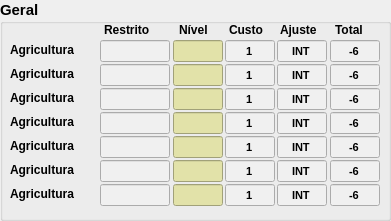
     <widget class="QGroupBox" name="groupBox_4">
      <property name="geometry">
       <rect>
        <x>801</x>
        <y>332</y>
        <width>391</width>
        <height>221</height>
       </rect>
      </property>
      <property name="font">
       <font>
        <pointsize>11</pointsize>
        <weight>75</weight>
        <italic>false</italic>
        <bold>true</bold>
        <underline>false</underline>
       </font>
      </property>
      <property name="title">
       <string>Geral</string>
      </property>
      <widget class="QLineEdit" name="lineEdit_217">
       <property name="enabled">
        <bool>true</bool>
       </property>
       <property name="geometry">
        <rect>
         <x>100</x>
         <y>40</y>
         <width>70</width>
         <height>22</height>
        </rect>
       </property>
       <property name="font">
        <font>
         <pointsize>8</pointsize>
        </font>
       </property>
       <property name="styleSheet">
        <string notr="true">background-color: rgb(240, 240, 240);</string>
       </property>
       <property name="alignment">
        <set>Qt::AlignCenter</set>
       </property>
       <property name="readOnly">
        <bool>true</bool>
       </property>
      </widget>
      <widget class="QLabel" name="label_99">
       <property name="geometry">
        <rect>
         <x>179</x>
         <y>21</y>
         <width>40</width>
         <height>18</height>
        </rect>
       </property>
       <property name="font">
        <font>
         <pointsize>9</pointsize>
         <weight>75</weight>
         <bold>true</bold>
        </font>
       </property>
       <property name="text">
        <string>Nível</string>
       </property>
      </widget>
      <widget class="QLabel" name="label_100">
       <property name="geometry">
        <rect>
         <x>104</x>
         <y>21</y>
         <width>61</width>
         <height>18</height>
        </rect>
       </property>
       <property name="font">
        <font>
         <pointsize>9</pointsize>
         <weight>75</weight>
         <bold>true</bold>
        </font>
       </property>
       <property name="text">
        <string>Restrito</string>
       </property>
      </widget>
      <widget class="QLabel" name="label_101">
       <property name="geometry">
        <rect>
         <x>229</x>
         <y>21</y>
         <width>42</width>
         <height>18</height>
        </rect>
       </property>
       <property name="font">
        <font>
         <pointsize>9</pointsize>
         <weight>75</weight>
         <bold>true</bold>
        </font>
       </property>
       <property name="text">
        <string>Custo</string>
       </property>
      </widget>
      <widget class="QLabel" name="label_102">
       <property name="geometry">
        <rect>
         <x>280</x>
         <y>21</y>
         <width>47</width>
         <height>18</height>
        </rect>
       </property>
       <property name="font">
        <font>
         <pointsize>9</pointsize>
         <weight>75</weight>
         <bold>true</bold>
        </font>
       </property>
       <property name="text">
        <string>Ajuste</string>
       </property>
      </widget>
      <widget class="QLabel" name="label_103">
       <property name="geometry">
        <rect>
         <x>335</x>
         <y>21</y>
         <width>38</width>
         <height>18</height>
        </rect>
       </property>
       <property name="font">
        <font>
         <pointsize>9</pointsize>
         <weight>75</weight>
         <bold>true</bold>
        </font>
       </property>
       <property name="text">
        <string>Total</string>
       </property>
      </widget>
      <widget class="QLabel" name="label_104">
       <property name="geometry">
        <rect>
         <x>10</x>
         <y>39</y>
         <width>91</width>
         <height>21</height>
        </rect>
       </property>
       <property name="font">
        <font>
         <pointsize>9</pointsize>
         <weight>75</weight>
         <bold>true</bold>
        </font>
       </property>
       <property name="text">
        <string>Agricultura</string>
       </property>
      </widget>
      <widget class="QLineEdit" name="lineEdit_218">
       <property name="enabled">
        <bool>true</bool>
       </property>
       <property name="geometry">
        <rect>
         <x>173</x>
         <y>40</y>
         <width>50</width>
         <height>22</height>
        </rect>
       </property>
       <property name="font">
        <font>
         <pointsize>9</pointsize>
        </font>
       </property>
       <property name="autoFillBackground">
        <bool>false</bool>
       </property>
       <property name="styleSheet">
        <string notr="true">background-color: rgb(226, 226, 169);</string>
       </property>
       <property name="alignment">
        <set>Qt::AlignCenter</set>
       </property>
       <property name="readOnly">
        <bool>false</bool>
       </property>
      </widget>
      <widget class="QLineEdit" name="lineEdit_219">
       <property name="enabled">
        <bool>true</bool>
       </property>
       <property name="geometry">
        <rect>
         <x>225</x>
         <y>40</y>
         <width>50</width>
         <height>22</height>
        </rect>
       </property>
       <property name="font">
        <font>
         <pointsize>8</pointsize>
        </font>
       </property>
       <property name="styleSheet">
        <string notr="true">background-color: rgb(240, 240, 240);</string>
       </property>
       <property name="text">
        <string>1</string>
       </property>
       <property name="alignment">
        <set>Qt::AlignCenter</set>
       </property>
       <property name="readOnly">
        <bool>true</bool>
       </property>
      </widget>
      <widget class="QLineEdit" name="lineEdit_220">
       <property name="enabled">
        <bool>true</bool>
       </property>
       <property name="geometry">
        <rect>
         <x>277</x>
         <y>40</y>
         <width>50</width>
         <height>22</height>
        </rect>
       </property>
       <property name="font">
        <font>
         <pointsize>8</pointsize>
        </font>
       </property>
       <property name="styleSheet">
        <string notr="true">background-color: rgb(240, 240, 240);</string>
       </property>
       <property name="text">
        <string>INT</string>
       </property>
       <property name="alignment">
        <set>Qt::AlignCenter</set>
       </property>
       <property name="readOnly">
        <bool>true</bool>
       </property>
      </widget>
      <widget class="QLineEdit" name="lineEdit_221">
       <property name="enabled">
        <bool>true</bool>
       </property>
       <property name="geometry">
        <rect>
         <x>330</x>
         <y>40</y>
         <width>50</width>
         <height>22</height>
        </rect>
       </property>
       <property name="font">
        <font>
         <pointsize>8</pointsize>
        </font>
       </property>
       <property name="styleSheet">
        <string notr="true">background-color: rgb(240, 240, 240);</string>
       </property>
       <property name="text">
        <string>-6</string>
       </property>
       <property name="alignment">
        <set>Qt::AlignCenter</set>
       </property>
       <property name="readOnly">
        <bool>true</bool>
       </property>
      </widget>
      <widget class="QLabel" name="label_105">
       <property name="geometry">
        <rect>
         <x>10</x>
         <y>63</y>
         <width>91</width>
         <height>21</height>
        </rect>
       </property>
       <property name="font">
        <font>
         <pointsize>9</pointsize>
         <weight>75</weight>
         <bold>true</bold>
        </font>
       </property>
       <property name="text">
        <string>Agricultura</string>
       </property>
      </widget>
      <widget class="QLineEdit" name="lineEdit_222">
       <property name="enabled">
        <bool>true</bool>
       </property>
       <property name="geometry">
        <rect>
         <x>277</x>
         <y>64</y>
         <width>50</width>
         <height>22</height>
        </rect>
       </property>
       <property name="font">
        <font>
         <pointsize>8</pointsize>
        </font>
       </property>
       <property name="styleSheet">
        <string notr="true">background-color: rgb(240, 240, 240);</string>
       </property>
       <property name="text">
        <string>INT</string>
       </property>
       <property name="alignment">
        <set>Qt::AlignCenter</set>
       </property>
       <property name="readOnly">
        <bool>true</bool>
       </property>
      </widget>
      <widget class="QLineEdit" name="lineEdit_223">
       <property name="enabled">
        <bool>true</bool>
       </property>
       <property name="geometry">
        <rect>
         <x>100</x>
         <y>64</y>
         <width>70</width>
         <height>22</height>
        </rect>
       </property>
       <property name="font">
        <font>
         <pointsize>8</pointsize>
        </font>
       </property>
       <property name="styleSheet">
        <string notr="true">background-color: rgb(240, 240, 240);</string>
       </property>
       <property name="alignment">
        <set>Qt::AlignCenter</set>
       </property>
       <property name="readOnly">
        <bool>true</bool>
       </property>
      </widget>
      <widget class="QLineEdit" name="lineEdit_224">
       <property name="enabled">
        <bool>true</bool>
       </property>
       <property name="geometry">
        <rect>
         <x>173</x>
         <y>64</y>
         <width>50</width>
         <height>22</height>
        </rect>
       </property>
       <property name="font">
        <font>
         <pointsize>9</pointsize>
        </font>
       </property>
       <property name="autoFillBackground">
        <bool>false</bool>
       </property>
       <property name="styleSheet">
        <string notr="true">background-color: rgb(226, 226, 169);</string>
       </property>
       <property name="alignment">
        <set>Qt::AlignCenter</set>
       </property>
       <property name="readOnly">
        <bool>false</bool>
       </property>
      </widget>
      <widget class="QLineEdit" name="lineEdit_225">
       <property name="enabled">
        <bool>true</bool>
       </property>
       <property name="geometry">
        <rect>
         <x>225</x>
         <y>64</y>
         <width>50</width>
         <height>22</height>
        </rect>
       </property>
       <property name="font">
        <font>
         <pointsize>8</pointsize>
        </font>
       </property>
       <property name="styleSheet">
        <string notr="true">background-color: rgb(240, 240, 240);</string>
       </property>
       <property name="text">
        <string>1</string>
       </property>
       <property name="alignment">
        <set>Qt::AlignCenter</set>
       </property>
       <property name="readOnly">
        <bool>true</bool>
       </property>
      </widget>
      <widget class="QLineEdit" name="lineEdit_226">
       <property name="enabled">
        <bool>true</bool>
       </property>
       <property name="geometry">
        <rect>
         <x>330</x>
         <y>64</y>
         <width>50</width>
         <height>22</height>
        </rect>
       </property>
       <property name="font">
        <font>
         <pointsize>8</pointsize>
        </font>
       </property>
       <property name="styleSheet">
        <string notr="true">background-color: rgb(240, 240, 240);</string>
       </property>
       <property name="text">
        <string>-6</string>
       </property>
       <property name="alignment">
        <set>Qt::AlignCenter</set>
       </property>
       <property name="readOnly">
        <bool>true</bool>
       </property>
      </widget>
      <widget class="QLabel" name="label_106">
       <property name="geometry">
        <rect>
         <x>10</x>
         <y>87</y>
         <width>91</width>
         <height>21</height>
        </rect>
       </property>
       <property name="font">
        <font>
         <pointsize>9</pointsize>
         <weight>75</weight>
         <bold>true</bold>
        </font>
       </property>
       <property name="text">
        <string>Agricultura</string>
       </property>
      </widget>
      <widget class="QLineEdit" name="lineEdit_227">
       <property name="enabled">
        <bool>true</bool>
       </property>
       <property name="geometry">
        <rect>
         <x>277</x>
         <y>88</y>
         <width>50</width>
         <height>22</height>
        </rect>
       </property>
       <property name="font">
        <font>
         <pointsize>8</pointsize>
        </font>
       </property>
       <property name="styleSheet">
        <string notr="true">background-color: rgb(240, 240, 240);</string>
       </property>
       <property name="text">
        <string>INT</string>
       </property>
       <property name="alignment">
        <set>Qt::AlignCenter</set>
       </property>
       <property name="readOnly">
        <bool>true</bool>
       </property>
      </widget>
      <widget class="QLineEdit" name="lineEdit_228">
       <property name="enabled">
        <bool>true</bool>
       </property>
       <property name="geometry">
        <rect>
         <x>100</x>
         <y>88</y>
         <width>70</width>
         <height>22</height>
        </rect>
       </property>
       <property name="font">
        <font>
         <pointsize>8</pointsize>
        </font>
       </property>
       <property name="styleSheet">
        <string notr="true">background-color: rgb(240, 240, 240);</string>
       </property>
       <property name="alignment">
        <set>Qt::AlignCenter</set>
       </property>
       <property name="readOnly">
        <bool>true</bool>
       </property>
      </widget>
      <widget class="QLineEdit" name="lineEdit_229">
       <property name="enabled">
        <bool>true</bool>
       </property>
       <property name="geometry">
        <rect>
         <x>173</x>
         <y>88</y>
         <width>50</width>
         <height>22</height>
        </rect>
       </property>
       <property name="font">
        <font>
         <pointsize>9</pointsize>
        </font>
       </property>
       <property name="autoFillBackground">
        <bool>false</bool>
       </property>
       <property name="styleSheet">
        <string notr="true">background-color: rgb(226, 226, 169);</string>
       </property>
       <property name="alignment">
        <set>Qt::AlignCenter</set>
       </property>
       <property name="readOnly">
        <bool>false</bool>
       </property>
      </widget>
      <widget class="QLineEdit" name="lineEdit_230">
       <property name="enabled">
        <bool>true</bool>
       </property>
       <property name="geometry">
        <rect>
         <x>225</x>
         <y>88</y>
         <width>50</width>
         <height>22</height>
        </rect>
       </property>
       <property name="font">
        <font>
         <pointsize>8</pointsize>
        </font>
       </property>
       <property name="styleSheet">
        <string notr="true">background-color: rgb(240, 240, 240);</string>
       </property>
       <property name="text">
        <string>1</string>
       </property>
       <property name="alignment">
        <set>Qt::AlignCenter</set>
       </property>
       <property name="readOnly">
        <bool>true</bool>
       </property>
      </widget>
      <widget class="QLineEdit" name="lineEdit_231">
       <property name="enabled">
        <bool>true</bool>
       </property>
       <property name="geometry">
        <rect>
         <x>330</x>
         <y>88</y>
         <width>50</width>
         <height>22</height>
        </rect>
       </property>
       <property name="font">
        <font>
         <pointsize>8</pointsize>
        </font>
       </property>
       <property name="styleSheet">
        <string notr="true">background-color: rgb(240, 240, 240);</string>
       </property>
       <property name="text">
        <string>-6</string>
       </property>
       <property name="alignment">
        <set>Qt::AlignCenter</set>
       </property>
       <property name="readOnly">
        <bool>true</bool>
       </property>
      </widget>
      <widget class="QLabel" name="label_107">
       <property name="geometry">
        <rect>
         <x>10</x>
         <y>111</y>
         <width>91</width>
         <height>21</height>
        </rect>
       </property>
       <property name="font">
        <font>
         <pointsize>9</pointsize>
         <weight>75</weight>
         <bold>true</bold>
        </font>
       </property>
       <property name="text">
        <string>Agricultura</string>
       </property>
      </widget>
      <widget class="QLineEdit" name="lineEdit_232">
       <property name="enabled">
        <bool>true</bool>
       </property>
       <property name="geometry">
        <rect>
         <x>277</x>
         <y>112</y>
         <width>50</width>
         <height>22</height>
        </rect>
       </property>
       <property name="font">
        <font>
         <pointsize>8</pointsize>
        </font>
       </property>
       <property name="styleSheet">
        <string notr="true">background-color: rgb(240, 240, 240);</string>
       </property>
       <property name="text">
        <string>INT</string>
       </property>
       <property name="alignment">
        <set>Qt::AlignCenter</set>
       </property>
       <property name="readOnly">
        <bool>true</bool>
       </property>
      </widget>
      <widget class="QLineEdit" name="lineEdit_233">
       <property name="enabled">
        <bool>true</bool>
       </property>
       <property name="geometry">
        <rect>
         <x>100</x>
         <y>112</y>
         <width>70</width>
         <height>22</height>
        </rect>
       </property>
       <property name="font">
        <font>
         <pointsize>8</pointsize>
        </font>
       </property>
       <property name="styleSheet">
        <string notr="true">background-color: rgb(240, 240, 240);</string>
       </property>
       <property name="alignment">
        <set>Qt::AlignCenter</set>
       </property>
       <property name="readOnly">
        <bool>true</bool>
       </property>
      </widget>
      <widget class="QLineEdit" name="lineEdit_234">
       <property name="enabled">
        <bool>true</bool>
       </property>
       <property name="geometry">
        <rect>
         <x>173</x>
         <y>112</y>
         <width>50</width>
         <height>22</height>
        </rect>
       </property>
       <property name="font">
        <font>
         <pointsize>9</pointsize>
        </font>
       </property>
       <property name="autoFillBackground">
        <bool>false</bool>
       </property>
       <property name="styleSheet">
        <string notr="true">background-color: rgb(226, 226, 169);</string>
       </property>
       <property name="alignment">
        <set>Qt::AlignCenter</set>
       </property>
       <property name="readOnly">
        <bool>false</bool>
       </property>
      </widget>
      <widget class="QLineEdit" name="lineEdit_235">
       <property name="enabled">
        <bool>true</bool>
       </property>
       <property name="geometry">
        <rect>
         <x>225</x>
         <y>112</y>
         <width>50</width>
         <height>22</height>
        </rect>
       </property>
       <property name="font">
        <font>
         <pointsize>8</pointsize>
        </font>
       </property>
       <property name="styleSheet">
        <string notr="true">background-color: rgb(240, 240, 240);</string>
       </property>
       <property name="text">
        <string>1</string>
       </property>
       <property name="alignment">
        <set>Qt::AlignCenter</set>
       </property>
       <property name="readOnly">
        <bool>true</bool>
       </property>
      </widget>
      <widget class="QLineEdit" name="lineEdit_236">
       <property name="enabled">
        <bool>true</bool>
       </property>
       <property name="geometry">
        <rect>
         <x>330</x>
         <y>112</y>
         <width>50</width>
         <height>22</height>
        </rect>
       </property>
       <property name="font">
        <font>
         <pointsize>8</pointsize>
        </font>
       </property>
       <property name="styleSheet">
        <string notr="true">background-color: rgb(240, 240, 240);</string>
       </property>
       <property name="text">
        <string>-6</string>
       </property>
       <property name="alignment">
        <set>Qt::AlignCenter</set>
       </property>
       <property name="readOnly">
        <bool>true</bool>
       </property>
      </widget>
      <widget class="QLabel" name="label_108">
       <property name="geometry">
        <rect>
         <x>10</x>
         <y>135</y>
         <width>91</width>
         <height>21</height>
        </rect>
       </property>
       <property name="font">
        <font>
         <pointsize>9</pointsize>
         <weight>75</weight>
         <bold>true</bold>
        </font>
       </property>
       <property name="text">
        <string>Agricultura</string>
       </property>
      </widget>
      <widget class="QLineEdit" name="lineEdit_237">
       <property name="enabled">
        <bool>true</bool>
       </property>
       <property name="geometry">
        <rect>
         <x>277</x>
         <y>136</y>
         <width>50</width>
         <height>22</height>
        </rect>
       </property>
       <property name="font">
        <font>
         <pointsize>8</pointsize>
        </font>
       </property>
       <property name="styleSheet">
        <string notr="true">background-color: rgb(240, 240, 240);</string>
       </property>
       <property name="text">
        <string>INT</string>
       </property>
       <property name="alignment">
        <set>Qt::AlignCenter</set>
       </property>
       <property name="readOnly">
        <bool>true</bool>
       </property>
      </widget>
      <widget class="QLineEdit" name="lineEdit_238">
       <property name="enabled">
        <bool>true</bool>
       </property>
       <property name="geometry">
        <rect>
         <x>100</x>
         <y>136</y>
         <width>70</width>
         <height>22</height>
        </rect>
       </property>
       <property name="font">
        <font>
         <pointsize>8</pointsize>
        </font>
       </property>
       <property name="styleSheet">
        <string notr="true">background-color: rgb(240, 240, 240);</string>
       </property>
       <property name="alignment">
        <set>Qt::AlignCenter</set>
       </property>
       <property name="readOnly">
        <bool>true</bool>
       </property>
      </widget>
      <widget class="QLineEdit" name="lineEdit_239">
       <property name="enabled">
        <bool>true</bool>
       </property>
       <property name="geometry">
        <rect>
         <x>173</x>
         <y>136</y>
         <width>50</width>
         <height>22</height>
        </rect>
       </property>
       <property name="font">
        <font>
         <pointsize>9</pointsize>
        </font>
       </property>
       <property name="autoFillBackground">
        <bool>false</bool>
       </property>
       <property name="styleSheet">
        <string notr="true">background-color: rgb(226, 226, 169);</string>
       </property>
       <property name="alignment">
        <set>Qt::AlignCenter</set>
       </property>
       <property name="readOnly">
        <bool>false</bool>
       </property>
      </widget>
      <widget class="QLineEdit" name="lineEdit_240">
       <property name="enabled">
        <bool>true</bool>
       </property>
       <property name="geometry">
        <rect>
         <x>225</x>
         <y>136</y>
         <width>50</width>
         <height>22</height>
        </rect>
       </property>
       <property name="font">
        <font>
         <pointsize>8</pointsize>
        </font>
       </property>
       <property name="styleSheet">
        <string notr="true">background-color: rgb(240, 240, 240);</string>
       </property>
       <property name="text">
        <string>1</string>
       </property>
       <property name="alignment">
        <set>Qt::AlignCenter</set>
       </property>
       <property name="readOnly">
        <bool>true</bool>
       </property>
      </widget>
      <widget class="QLineEdit" name="lineEdit_241">
       <property name="enabled">
        <bool>true</bool>
       </property>
       <property name="geometry">
        <rect>
         <x>330</x>
         <y>136</y>
         <width>50</width>
         <height>22</height>
        </rect>
       </property>
       <property name="font">
        <font>
         <pointsize>8</pointsize>
        </font>
       </property>
       <property name="styleSheet">
        <string notr="true">background-color: rgb(240, 240, 240);</string>
       </property>
       <property name="text">
        <string>-6</string>
       </property>
       <property name="alignment">
        <set>Qt::AlignCenter</set>
       </property>
       <property name="readOnly">
        <bool>true</bool>
       </property>
      </widget>
      <widget class="QLabel" name="label_109">
       <property name="geometry">
        <rect>
         <x>10</x>
         <y>159</y>
         <width>91</width>
         <height>21</height>
        </rect>
       </property>
       <property name="font">
        <font>
         <pointsize>9</pointsize>
         <weight>75</weight>
         <bold>true</bold>
        </font>
       </property>
       <property name="text">
        <string>Agricultura</string>
       </property>
      </widget>
      <widget class="QLineEdit" name="lineEdit_242">
       <property name="enabled">
        <bool>true</bool>
       </property>
       <property name="geometry">
        <rect>
         <x>277</x>
         <y>160</y>
         <width>50</width>
         <height>22</height>
        </rect>
       </property>
       <property name="font">
        <font>
         <pointsize>8</pointsize>
        </font>
       </property>
       <property name="styleSheet">
        <string notr="true">background-color: rgb(240, 240, 240);</string>
       </property>
       <property name="text">
        <string>INT</string>
       </property>
       <property name="alignment">
        <set>Qt::AlignCenter</set>
       </property>
       <property name="readOnly">
        <bool>true</bool>
       </property>
      </widget>
      <widget class="QLineEdit" name="lineEdit_243">
       <property name="enabled">
        <bool>true</bool>
       </property>
       <property name="geometry">
        <rect>
         <x>100</x>
         <y>160</y>
         <width>70</width>
         <height>22</height>
        </rect>
       </property>
       <property name="font">
        <font>
         <pointsize>8</pointsize>
        </font>
       </property>
       <property name="styleSheet">
        <string notr="true">background-color: rgb(240, 240, 240);</string>
       </property>
       <property name="alignment">
        <set>Qt::AlignCenter</set>
       </property>
       <property name="readOnly">
        <bool>true</bool>
       </property>
      </widget>
      <widget class="QLineEdit" name="lineEdit_244">
       <property name="enabled">
        <bool>true</bool>
       </property>
       <property name="geometry">
        <rect>
         <x>173</x>
         <y>160</y>
         <width>50</width>
         <height>22</height>
        </rect>
       </property>
       <property name="font">
        <font>
         <pointsize>9</pointsize>
        </font>
       </property>
       <property name="autoFillBackground">
        <bool>false</bool>
       </property>
       <property name="styleSheet">
        <string notr="true">background-color: rgb(226, 226, 169);</string>
       </property>
       <property name="alignment">
        <set>Qt::AlignCenter</set>
       </property>
       <property name="readOnly">
        <bool>false</bool>
       </property>
      </widget>
      <widget class="QLineEdit" name="lineEdit_245">
       <property name="enabled">
        <bool>true</bool>
       </property>
       <property name="geometry">
        <rect>
         <x>225</x>
         <y>160</y>
         <width>50</width>
         <height>22</height>
        </rect>
       </property>
       <property name="font">
        <font>
         <pointsize>8</pointsize>
        </font>
       </property>
       <property name="styleSheet">
        <string notr="true">background-color: rgb(240, 240, 240);</string>
       </property>
       <property name="text">
        <string>1</string>
       </property>
       <property name="alignment">
        <set>Qt::AlignCenter</set>
       </property>
       <property name="readOnly">
        <bool>true</bool>
       </property>
      </widget>
      <widget class="QLineEdit" name="lineEdit_246">
       <property name="enabled">
        <bool>true</bool>
       </property>
       <property name="geometry">
        <rect>
         <x>330</x>
         <y>160</y>
         <width>50</width>
         <height>22</height>
        </rect>
       </property>
       <property name="font">
        <font>
         <pointsize>8</pointsize>
        </font>
       </property>
       <property name="styleSheet">
        <string notr="true">background-color: rgb(240, 240, 240);</string>
       </property>
       <property name="text">
        <string>-6</string>
       </property>
       <property name="alignment">
        <set>Qt::AlignCenter</set>
       </property>
       <property name="readOnly">
        <bool>true</bool>
       </property>
      </widget>
      <widget class="QLabel" name="label_110">
       <property name="geometry">
        <rect>
         <x>10</x>
         <y>183</y>
         <width>91</width>
         <height>21</height>
        </rect>
       </property>
       <property name="font">
        <font>
         <pointsize>9</pointsize>
         <weight>75</weight>
         <bold>true</bold>
        </font>
       </property>
       <property name="text">
        <string>Agricultura</string>
       </property>
      </widget>
      <widget class="QLineEdit" name="lineEdit_247">
       <property name="enabled">
        <bool>true</bool>
       </property>
       <property name="geometry">
        <rect>
         <x>277</x>
         <y>184</y>
         <width>50</width>
         <height>22</height>
        </rect>
       </property>
       <property name="font">
        <font>
         <pointsize>8</pointsize>
        </font>
       </property>
       <property name="styleSheet">
        <string notr="true">background-color: rgb(240, 240, 240);</string>
       </property>
       <property name="text">
        <string>INT</string>
       </property>
       <property name="alignment">
        <set>Qt::AlignCenter</set>
       </property>
       <property name="readOnly">
        <bool>true</bool>
       </property>
      </widget>
      <widget class="QLineEdit" name="lineEdit_248">
       <property name="enabled">
        <bool>true</bool>
       </property>
       <property name="geometry">
        <rect>
         <x>100</x>
         <y>184</y>
         <width>70</width>
         <height>22</height>
        </rect>
       </property>
       <property name="font">
        <font>
         <pointsize>8</pointsize>
        </font>
       </property>
       <property name="styleSheet">
        <string notr="true">background-color: rgb(240, 240, 240);</string>
       </property>
       <property name="alignment">
        <set>Qt::AlignCenter</set>
       </property>
       <property name="readOnly">
        <bool>true</bool>
       </property>
      </widget>
      <widget class="QLineEdit" name="lineEdit_249">
       <property name="enabled">
        <bool>true</bool>
       </property>
       <property name="geometry">
        <rect>
         <x>173</x>
         <y>184</y>
         <width>50</width>
         <height>22</height>
        </rect>
       </property>
       <property name="font">
        <font>
         <pointsize>9</pointsize>
        </font>
       </property>
       <property name="autoFillBackground">
        <bool>false</bool>
       </property>
       <property name="styleSheet">
        <string notr="true">background-color: rgb(226, 226, 169);</string>
       </property>
       <property name="alignment">
        <set>Qt::AlignCenter</set>
       </property>
       <property name="readOnly">
        <bool>false</bool>
       </property>
      </widget>
      <widget class="QLineEdit" name="lineEdit_250">
       <property name="enabled">
        <bool>true</bool>
       </property>
       <property name="geometry">
        <rect>
         <x>225</x>
         <y>184</y>
         <width>50</width>
         <height>22</height>
        </rect>
       </property>
       <property name="font">
        <font>
         <pointsize>8</pointsize>
        </font>
       </property>
       <property name="styleSheet">
        <string notr="true">background-color: rgb(240, 240, 240);</string>
       </property>
       <property name="text">
        <string>1</string>
       </property>
       <property name="alignment">
        <set>Qt::AlignCenter</set>
       </property>
       <property name="readOnly">
        <bool>true</bool>
       </property>
      </widget>
      <widget class="QLineEdit" name="lineEdit_251">
       <property name="enabled">
        <bool>true</bool>
       </property>
       <property name="geometry">
        <rect>
         <x>330</x>
         <y>184</y>
         <width>50</width>
         <height>22</height>
        </rect>
       </property>
       <property name="font">
        <font>
         <pointsize>8</pointsize>
        </font>
       </property>
       <property name="styleSheet">
        <string notr="true">background-color: rgb(240, 240, 240);</string>
       </property>
       <property name="text">
        <string>-6</string>
       </property>
       <property name="alignment">
        <set>Qt::AlignCenter</set>
       </property>
       <property name="readOnly">
        <bool>true</bool>
       </property>
      </widget>
     </widget>
